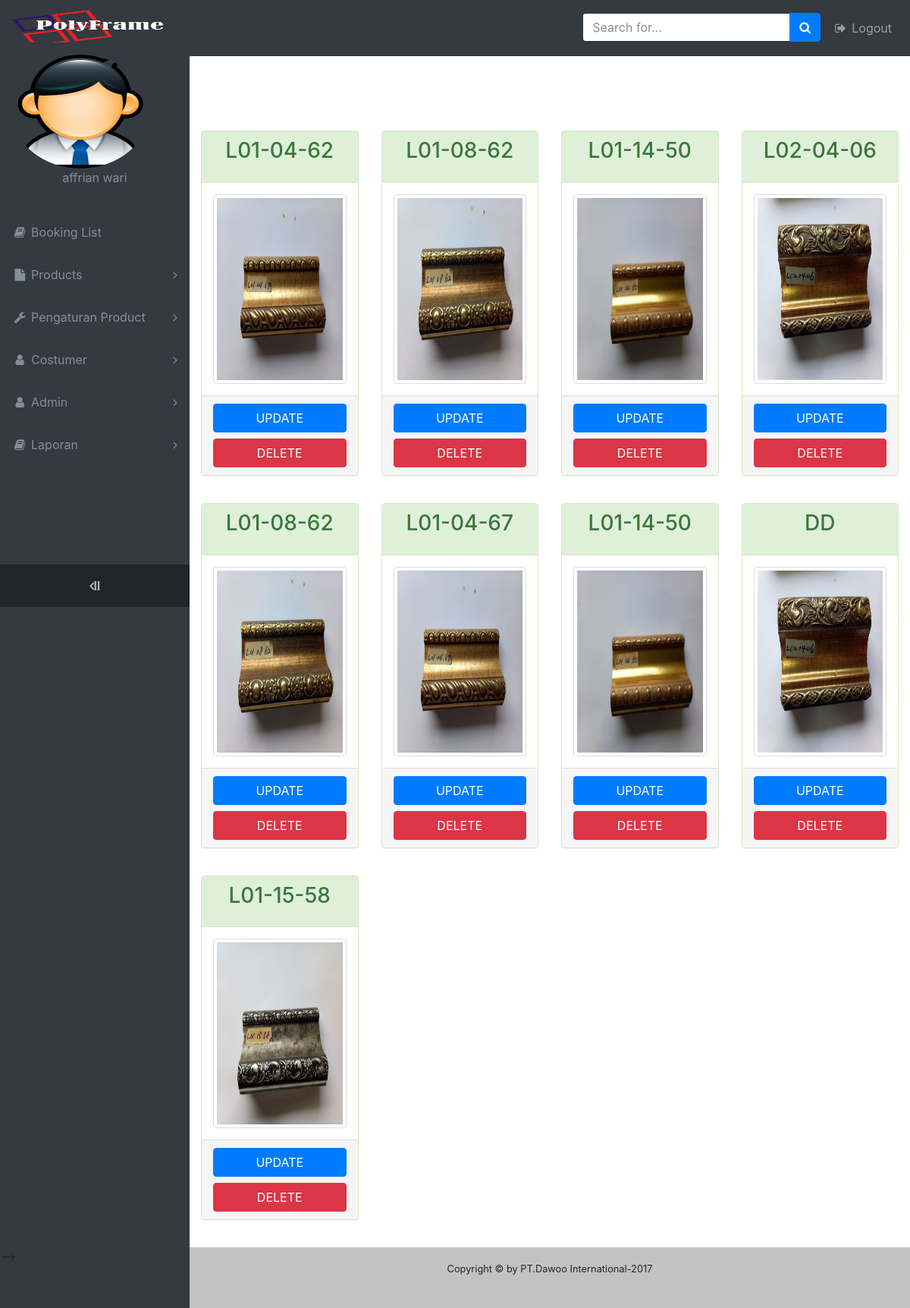
/admin/halaman_utama.php?hal=large (signed in), run on the app's committed database.
### tables this page shows
CREATE TABLE `barang` (
  `id_barang` int(11) NOT NULL,
  `id_kategori` int(11) NOT NULL,
  `nama` varchar(15) NOT NULL,
  `panjang` varchar(10) NOT NULL,
  `harga` float NOT NULL,
  `berat` varchar(10) NOT NULL,
  `isi` varchar(10) NOT NULL,
  `warna` varchar(5) NOT NULL,
  `keterangan` varchar(100) NOT NULL,
  `waktu` datetime NOT NULL,
  `status_barang` varchar(3) NOT NULL,
  `gambar` varchar(50) NOT NULL,
  `stok` int(11) NOT NULL
);

### admin/large_product.php (the view, shortened to what this page needs)
<div class="jarak">
	<div class="row">
			<?php
				$query=mysql_query("SELECT * FROM barang INNER JOIN kategori ON barang.id_kategori=kategori.id_kategori WHERE kategori.id_kategori=3 ORDER BY barang.id_barang DESC");
				while($array=mysql_fetch_array($query)){
					extract($array);
			?>
		 	<div class="col-lg-2 col-md-3 col-xl-3 col-sm-6 mb-3">
		 		<div class="panel panel-success">
		 			<div class="panel-heading">
		 				<div class="panel-title"><h3><p class="text-center"><?php echo $nama ?></p></h3></div>
		 			</div>
		 			<div class="panel-body text-center"><img src="../img/img_upload/<?php echo $gambar ?>" alt="" class="img-responsive img-thumbnail" style="height: 250px; width: 250px"></div>
		 			<div class="panel-footer">
		 				<button type="button" class="tampil btn btn-primary btn-block" data-toggle="modal" id="<?php echo $id_barang; ?>" data-target="#modalupdate">UPDATE</button>
		 			<button type="button" name="delete" class="delete btn btn-danger btn-block" id="<?php echo $id_barang; ?>">DELETE</button>
		 			</div>
		 		</div>
			</div>
			<?php
				}
			 ?>
	</div>
</div>

### admin/halaman_utama.php (shortened to what this page needs)
<!DOCTYPE html>
<html lang="en">
  <head>
    <link href="../assets/vendor/bootstrap/css/bootstrap.css" rel="stylesheet">
    <link href="../assets/vendor/font-awesome/css/font-awesome.min.css" rel="stylesheet" type="text/css">
    <link href="../assets/css/sb-admin.css" rel="stylesheet">
     <link href="../assets/css/style.css" rel="stylesheet">
    <link rel="stylesheet" href="../assets/vendor/datatables/media/css/jquery.dataTables.min.css">
    <link rel="stylesheet" href="../assets/vendor/jquery-ui/jquery-ui.min.css">
  </head>
  <body class="fixed-nav sticky-footer bg-dark" id="page-top">
    <nav class="navbar navbar-expand-lg navbar-dark bg-dark fixed-top" id="mainNav">
      <a class="navbar-brand" href="#"><img src="../img/img_default/logo_polyframe.png" alt="" width="200px" height="48px" /></a>
      <div class="collapse navbar-collapse" id="navbarResponsive">
        <ul class="navbar-nav navbar-sidenav" id="exampleAccordion">
          <li class="nav-item" data-toggle="tooltip" data-placement="right" title="user">
            <a class="nav-link" href="#">
                <img src="../img/img_admin/<?php echo $_SESSION['foto'] ?>" style="width: 180px;height:150px; border-radius:100% "/> <br>
              <p style="text-align: center"><?php echo $_SESSION['user']; ?></p>
            </a>
          </li>
          <li class="nav-item" data-toggle="tooltip" data-placement="right" title=" Booking List">
            <a class="nav-link" href="?hal=pesan">
              <i class="fa fa-fw fa-book"></i>
              <span class="nav-link-text">
              Booking List</span>
            </a>
          </li>
          <li class="nav-item" data-toggle="tooltip" data-placement="right" title="Products">
            <a class="nav-link nav-link-collapse collapsed" data-toggle="collapse" href="#collapseExamplePages" data-parent="#exampleAccordion">
              <i class="fa fa-fw fa-file"></i>
              <span class="nav-link-text">
                Products</span>
            </a>
          </li>
          <li class="nav-item" data-toggle="tooltip" data-placement="right" title="Pengaturan Product">
            <a class="nav-link nav-link-collapse collapsed" data-toggle="collapse" href="#collapseComponents" data-parent="#exampleAccordion">
              <i class="fa fa-fw fa-wrench"></i>
              <span class="nav-link-text">
                Pengaturan Product</span>
            </a>
          </li>
          <li class="nav-item" data-toggle="tooltip" data-placement="right" title="Costumer">
            <a class="nav-link nav-link-collapse collapsed" data-toggle="collapse" href="#collapseMulti" data-parent="#exampleAccordion"><i class="fa fa-fw fa-user"></i>
              <span class="nav-link-text">Costumer</span>
            </a>
          </li>
          <li class="nav-item" data-toggle="tooltip" data-placement="right" title="Admin">
            <a class="nav-link nav-link-collapse collapsed" data-toggle="collapse" href="#adminparent">
              <i class="fa fa-fw fa-user"></i>
              <span class="nav-link-text">
                Admin</span>
            </a>
          </li>
           <li class="nav-item" data-toggle="tooltip" data-placement="right" title="Admin">
            <a class="nav-link nav-link-collapse collapsed" data-toggle="collapse" href="#laporan">
              <i class="fa fa-fw fa-book"></i>
              <span class="nav-link-text">
                Laporan</span>
            </a>
          </li>
        </ul>
        <ul class="navbar-nav sidenav-toggler">
          <li class="nav-item" >
            <a class="nav-link text-center" id="sidenavToggler">
              <i class="fa fa-fw fa-angle-left">ll</i>
            </a>
          </li>
        </ul>
        <ul class="navbar-nav ml-auto">
          <li class="nav-item">
            <form action="?hal=search" class="form-inline my-2 my-lg-0 mr-lg-2" method="post" enctype="multipart/form-data">
              <div class="input-group">
                <input name="cari" type="text" class="form-control" placeholder="Search for...">
                <span class="input-group-btn">
                  <button class="btn btn-primary" type="submit">
                    <i class="fa fa-search"></i>
                  </button>
                </span>
              </div>
            </form>
          </li>
          <li class="nav-item">
            <a class="nav-link" href="proses_logout.php">
              <i class="fa fa-fw fa-sign-out"></i>
              Logout</a>
          </li>
        </ul>
      </div>
    </nav>
    <div class="content-wrapper">
      <div class="container-fluid">
            <?php
              include_once('halaman.php');
             ?>
      </div>
    </div>
     <?php
        include_once('footer.php');
      ?>
    <script src="../assets/js/sb-admin.min.js"></script> -->
  </body>
</html>

### admin/halaman.php (shortened to what this page needs)
<?php
	$hal=$_GET['hal'];
	switch ($hal) {
		case 'large':
		include_once("large_product.php");
		break;
	}
 ?>

### admin/footer.php
<footer class="sticky-footer">
     <div class="container">
       <div class="text-center">
         <small>Copyright &copy; by PT.Dawoo International-2017</small>
       </div>
     </div>
   </footer>

### assets/css/sb-admin.css (style rules this page uses)
html { position: relative; min-height: 100%; }
body.sticky-footer { margin-bottom: 56px; }
body.sticky-footer .content-wrapper { min-height: calc(100vh - 56px - 56px); }
body.fixed-nav { padding-top: 56px; }
.content-wrapper { min-height: calc(100vh - 56px); padding-top: 1rem; }
#mainNav .navbar-collapse { overflow: auto; max-height: 75vh; }
#mainNav .navbar-collapse .navbar-nav .nav-item .nav-link { cursor: pointer; }
#mainNav .navbar-collapse .navbar-sidenav .nav-link-collapse:after { float: right; content: '\f107'; font-family: 'FontAwesome'; }
#mainNav .navbar-collapse .navbar-sidenav .nav-link-collapse.collapsed:after { content: '\f105'; }
#mainNav .navbar-collapse .sidenav-toggler { display: none; }
@media (min-width: 992px) { #mainNav .navbar-brand { width: 250px; } }
@media (min-width: 992px) { #mainNav .navbar-collapse { overflow: visible; max-height: none; } }
@media (min-width: 992px) { #mainNav .navbar-collapse .navbar-sidenav { position: absolute; top: 0; left: 0; overflow-x: hidden; overflow-y: auto; -webkit-flex-direction: column; -ms-flex-direction: column; flex-direction: column; margin-top: 56px; } }
@media (min-width: 992px) { #mainNav .navbar-collapse .navbar-sidenav > .nav-item { width: 250px; padding: 0; } }
@media (min-width: 992px) { #mainNav .navbar-collapse .navbar-sidenav > .nav-item > .nav-link { padding: 1em; } }
#mainNav.navbar-dark .navbar-collapse .navbar-sidenav .nav-link-collapse:after { color: #868e96; }
#mainNav.navbar-dark .navbar-collapse .navbar-sidenav > .nav-item > .nav-link { color: #868e96; }
@media (min-width: 992px) { #mainNav.navbar-dark .navbar-collapse .navbar-sidenav { background: #343a40; } }
#mainNav.fixed-top .sidenav-toggler { display: none; }
@media (min-width: 992px) { #mainNav.fixed-top .navbar-sidenav { height: calc(100vh - 112px); } }
@media (min-width: 992px) { #mainNav.fixed-top .sidenav-toggler { position: absolute; top: 0; left: 0; display: flex; overflow-x: hidden; overflow-y: auto; -webkit-flex-direction: column; -ms-flex-direction: column; flex-direction: column; margin-top: calc(100vh - 56px); } }
@media (min-width: 992px) { #mainNav.fixed-top .sidenav-toggler > .nav-item { width: 250px; padding: 0; } }
@media (min-width: 992px) { #mainNav.fixed-top .sidenav-toggler > .nav-item > .nav-link { padding: 1em; } }
#mainNav.fixed-top.navbar-dark .sidenav-toggler { background-color: #212529; }
#mainNav.fixed-top.navbar-dark .sidenav-toggler a i { color: #adb5bd; }
.content-wrapper { overflow-x: hidden; background: white; }
@media (min-width: 992px) { .content-wrapper { margin-left: 250px; } }
#sidenavToggler i { font-weight: 800; }
footer.sticky-footer { position: absolute; right: 0; bottom: 0; width: 100%; height: 80px; background-color:#C3C2C2; line-height: 55px; }
@media (min-width: 992px) { footer.sticky-footer { width: calc(100% - 250px); } }

### assets/css/style.css (style rules this page uses)
.jarak { padding: 0; margin-top: 100px; }

### data on the page
barang: nama "L01-04-62", gambar (picture)
barang: nama "L01-08-62", gambar (picture)
barang: nama "L01-14-50", gambar (picture)
barang: nama "L02-04-06", gambar (picture)
barang: nama "L01-08-62", gambar (picture)
barang: nama "L01-04-67", gambar (picture)
barang: nama "L01-14-50", gambar (picture)
barang: nama "DD", gambar (picture)
barang: nama "L01-15-58", gambar (picture)

### other printed values
$_SESSION['user'] "affrian wari"
